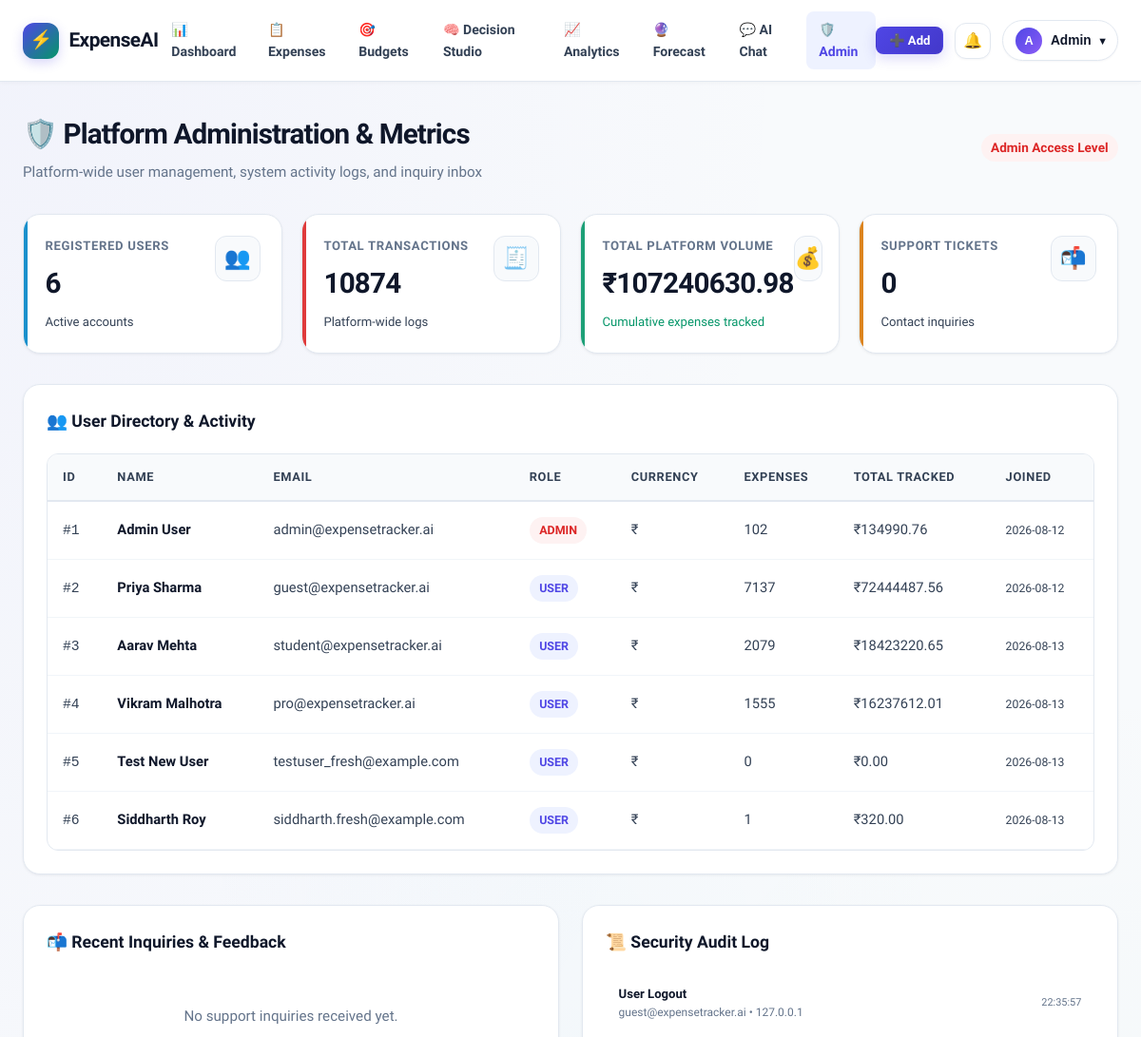
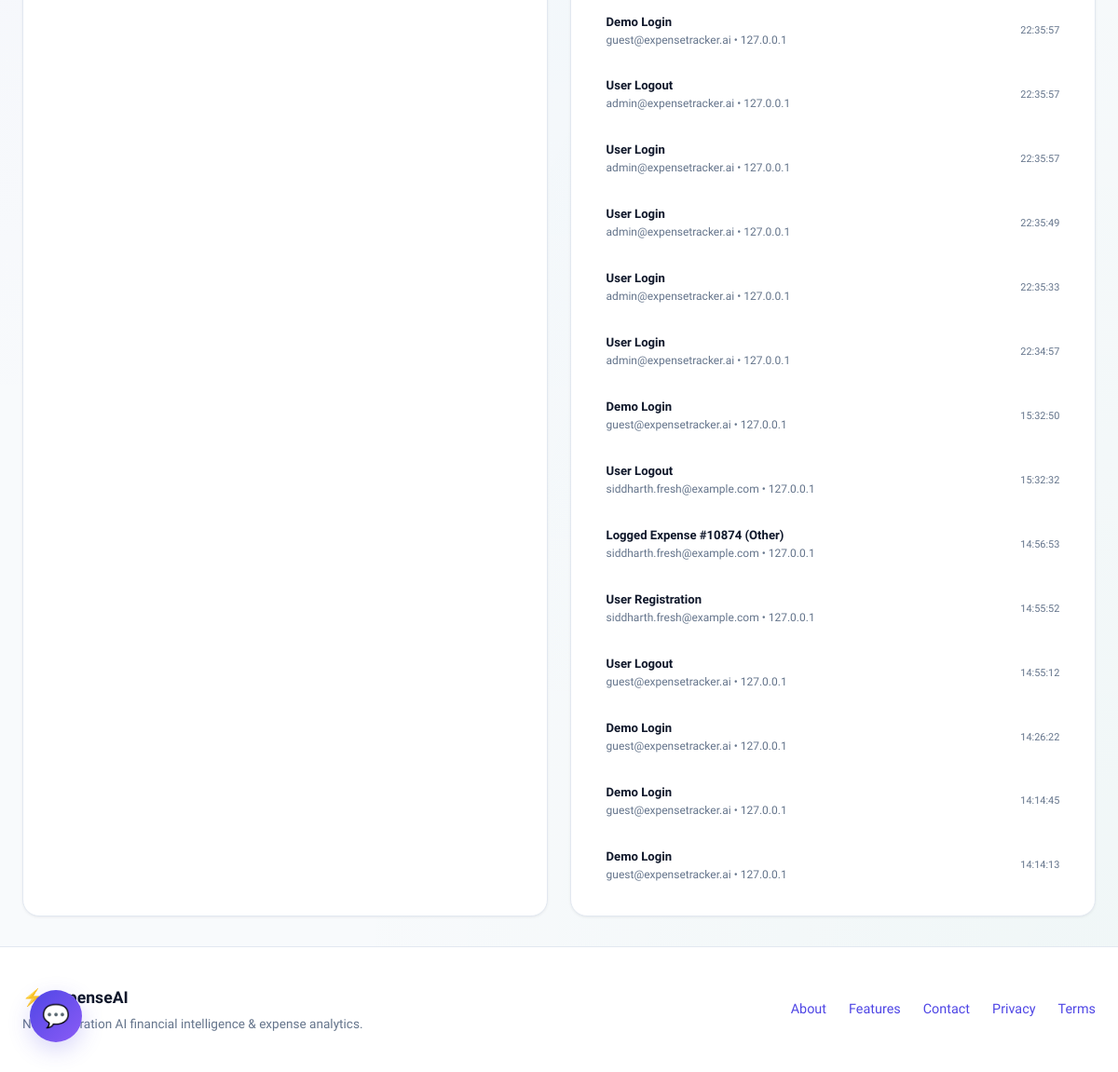
The page /admin (signed in) on the database its author committed (2 pictures, top to bottom).
### tables this page shows
CREATE TABLE users (
                    id INTEGER PRIMARY KEY AUTOINCREMENT,
                    name TEXT NOT NULL,
                    email TEXT UNIQUE NOT NULL,
                    password_hash TEXT NOT NULL,
                    role TEXT DEFAULT 'user',
                    currency TEXT DEFAULT '₹',
                    monthly_budget REAL DEFAULT 25000.0,
                    theme TEXT DEFAULT 'dark',
                    created_at TEXT NOT NULL
                , income REAL DEFAULT 50000.0, savings_goal REAL DEFAULT 100000.0, is_student_mode INTEGER DEFAULT 0, monthly_allowance REAL DEFAULT 15000.0);

CREATE TABLE audit_logs (
                    id INTEGER PRIMARY KEY AUTOINCREMENT,
                    user_id INTEGER,
                    user_email TEXT,
                    action TEXT NOT NULL,
                    ip_address TEXT DEFAULT '127.0.0.1',
                    created_at TEXT NOT NULL
                );

### app.py (the view)
@app.route("/admin")
@admin_required
def admin_page():
    metrics = db.get_admin_metrics()
    return render_template("admin.html", title="Admin Dashboard", admin_metrics=metrics)

### app.py (called while the page is built)
def admin_required(view):
    @functools.wraps(view)
    def wrapped_view(**kwargs):
        if "user_id" not in session or session.get("user_role") != "admin":
            flash("Administrator access required for this area.", "danger")
            return redirect(url_for("dashboard"))
        return view(**kwargs)
    return wrapped_view

@app.context_processor
def inject_global_context():
    unread_count = 0
    curr_symbol = session.get("user_currency", "₹")
    if "user_id" in session:
        unread_count = db.count_unread_notifications(session["user_id"])
    return {
        "unread_notifs_count": unread_count,
        "today_date": date.today().isoformat(),
        "cat_meta": CATEGORY_METADATA,
        "currency": curr_symbol,
    }

### db.py (called while the page is built)
    def _get_connection(self) -> sqlite3.Connection:
        conn = sqlite3.connect(self.db_path)
        conn.row_factory = sqlite3.Row
        return conn

    def list_all_users(self) -> List[Dict]:
        with self._get_connection() as conn:
            rows = conn.execute(
                """
                SELECT u.id, u.name, u.email, u.role, u.currency, u.monthly_budget, u.income, u.created_at,
                       COUNT(e.id) as expense_count,
                       COALESCE(SUM(e.amount), 0) as total_spent
                FROM users u
                LEFT JOIN expenses e ON u.id = e.user_id
                GROUP BY u.id
                ORDER BY u.id ASC
                """
            ).fetchall()
            return [dict(row) for row in rows]

    def count_unread_notifications(self, user_id: int) -> int:
        with self._get_connection() as conn:
            row = conn.execute("SELECT COUNT(*) as c FROM notifications WHERE user_id = ? AND is_read = 0", (user_id,)).fetchone()
            return int(row["c"]) if row else 0

    def list_contact_messages(self, limit: int = 50) -> List[Dict]:
        with self._get_connection() as conn:
            rows = conn.execute("SELECT * FROM contact_messages ORDER BY id DESC LIMIT ?", (limit,)).fetchall()
            return [dict(r) for r in rows]

### templates/admin.html
{% extends "base.html" %}
{% block content %}
<div class="admin-view">
    <div class="page-header">
        <div>
            <h1 class="page-title">
                <span>🛡️ Platform Administration & Metrics</span>
            </h1>
            <p class="page-subtitle">Platform-wide user management, system activity logs, and inquiry inbox</p>
        </div>
        <span class="badge" style="background: var(--danger-light); color: var(--danger); font-size: 0.85rem;">
            Admin Access Level
        </span>
    </div>
    <div class="kpi-grid">
        <div class="kpi-card accent-cyan">
            <div>
                <div class="kpi-label">Registered Users</div>
                <div class="kpi-value">{{ admin_metrics.total_users }}</div>
                <div class="kpi-subtext">Active accounts</div>
            </div>
            <div class="kpi-icon-box" style="color: var(--info);">👥</div>
        </div>
        <div class="kpi-card accent-rose">
            <div>
                <div class="kpi-label">Total Transactions</div>
                <div class="kpi-value">{{ admin_metrics.total_expenses_count }}</div>
                <div class="kpi-subtext">Platform-wide logs</div>
            </div>
            <div class="kpi-icon-box" style="color: var(--danger);">🧾</div>
        </div>
        <div class="kpi-card accent-emerald">
            <div>
                <div class="kpi-label">Total Platform Volume</div>
                <div class="kpi-value">{{ currency }}{{ "%.2f"|format(admin_metrics.total_platform_spend) }}</div>
                <div class="kpi-subtext" style="color: var(--accent);">Cumulative expenses tracked</div>
            </div>
            <div class="kpi-icon-box" style="color: var(--accent);">💰</div>
        </div>
        <div class="kpi-card accent-amber">
            <div>
                <div class="kpi-label">Support Tickets</div>
                <div class="kpi-value">{{ admin_metrics.total_messages }}</div>
                <div class="kpi-subtext">Contact inquiries</div>
            </div>
            <div class="kpi-icon-box" style="color: var(--warning);">📬</div>
        </div>
    </div>
    <div class="card" style="margin-bottom: 2rem;">
        <div class="card-header">
            <h3 class="card-title">👥 User Directory & Activity</h3>
        </div>
        <div class="table-responsive">
            <table class="table">
                <thead>
                    <tr>
                        <th>ID</th>
                        <th>Name</th>
                        <th>Email</th>
                        <th>Role</th>
                        <th>Currency</th>
                        <th>Expenses</th>
                        <th>Total Tracked</th>
                        <th>Joined</th>
                    </tr>
                </thead>
                <tbody>
                    {% for u in admin_metrics.users %}
                    <tr>
                        <td><code>#{{ u.id }}</code></td>
                        <td><strong style="color: var(--text-primary);">{{ u.name }}</strong></td>
                        <td>{{ u.email }}</td>
                        <td>
                            <span class="badge" style="background: {% if u.role == 'admin' %}var(--danger-light); color: var(--danger){% else %}var(--primary-light); color: var(--primary){% endif %};">
                                {{ u.role.upper() }}
                            </span>
                        </td>
                        <td>{{ u.currency }}</td>
                        <td>{{ u.expense_count }}</td>
                        <td>{{ u.currency }}{{ "%.2f"|format(u.total_spent) }}</td>
                        <td><small>{{ u.created_at[:10] }}</small></td>
                    </tr>
                    {% endfor %}
                </tbody>
            </table>
        </div>
    </div>
    <div style="display: grid; grid-template-columns: 1fr 1fr; gap: 1.5rem;">
        <div class="card">
            <div class="card-header">
                <h3 class="card-title">📬 Recent Inquiries & Feedback</h3>
            </div>
            {% if admin_metrics.messages %}
            <div style="display: flex; flex-direction: column; gap: 1rem;">
                {% for msg in admin_metrics.messages %}
                <div style="padding: 1rem; background: var(--bg-surface); border: 1px solid var(--border-color); border-radius: var(--radius-md);">
                    <div style="display: flex; justify-content: space-between; margin-bottom: 0.25rem;">
                        <strong style="color: var(--text-primary);">{{ msg.name }}</strong>
                        <small style="color: var(--text-muted);">{{ msg.created_at[:10] }}</small>
                    </div>
                    <div style="font-size: 0.85rem; color: var(--primary); margin-bottom: 0.35rem;">{{ msg.subject }}</div>
                    <p style="font-size: 0.85rem; color: var(--text-secondary);">{{ msg.message }}</p>
                    <small style="color: var(--text-muted); font-size: 0.78rem;">From: {{ msg.email }}</small>
                </div>
                {% endfor %}
            </div>
            {% else %}
            <div class="empty-state" style="padding: 2rem 0;">
                <p class="empty-desc">No support inquiries received yet.</p>
            </div>
            {% endif %}
        </div>
        <div class="card">
            <div class="card-header">
                <h3 class="card-title">📜 Security Audit Log</h3>
            </div>
            {% if admin_metrics.recent_logs %}
            <div style="display: flex; flex-direction: column; gap: 0.6rem;">
                {% for log in admin_metrics.recent_logs %}
                <div style="display: flex; justify-content: space-between; align-items: center; padding: 0.6rem 0.85rem; background: var(--bg-surface); border-radius: var(--radius-sm); font-size: 0.82rem;">
                    <div>
                        <span style="color: var(--text-primary); font-weight: 600;">{{ log.action }}</span>
                        <div style="color: var(--text-muted); font-size: 0.75rem;">{{ log.user_email or 'System' }} • {{ log.ip_address }}</div>
                    </div>
                    <small style="color: var(--text-muted);">{{ log.created_at[11:19] }}</small>
                </div>
                {% endfor %}
            </div>
            {% else %}
            <div class="empty-state" style="padding: 2rem 0;">
                <p class="empty-desc">No system audit events recorded.</p>
            </div>
            {% endif %}
        </div>
    </div>
</div>
{% endblock %}

### templates/base.html (shortened to what this page needs)
<!DOCTYPE html>
<html lang="en" data-theme="light">
<head>
    <link rel="stylesheet" href="{{ url_for('static', filename='styles.css') }}">
</head>
<body>
    <nav class="navbar">
        <div class="nav-container">
            <a href="{{ url_for('index') if session.get('user_id') else url_for('landing') }}" class="brand">
                <div class="brand-icon">⚡</div>
                <span>ExpenseAI</span>
            </a>
            {% if session.get('user_id') %}
            <ul class="nav-links">
                <li><a href="{{ url_for('dashboard') }}" class="nav-link {% if request.endpoint == 'dashboard' %}active{% endif %}">📊 Dashboard</a></li>
                <li><a href="{{ url_for('list_expenses') }}" class="nav-link {% if request.endpoint == 'list_expenses' %}active{% endif %}">📋 Expenses</a></li>
                <li><a href="{{ url_for('budgets_page') }}" class="nav-link {% if request.endpoint == 'budgets_page' %}active{% endif %}">🎯 Budgets</a></li>
                <li><a href="{{ url_for('decision_studio_page') }}" class="nav-link {% if request.endpoint == 'decision_studio_page' %}active{% endif %}">🧠 Decision Studio</a></li>
                <li><a href="{{ url_for('analytics_page') }}" class="nav-link {% if request.endpoint == 'analytics_page' %}active{% endif %}">📈 Analytics</a></li>
                <li><a href="{{ url_for('predict_page') }}" class="nav-link {% if request.endpoint == 'predict_page' %}active{% endif %}">🔮 Forecast</a></li>
                <li><a href="{{ url_for('chat_page') }}" class="nav-link {% if request.endpoint == 'chat_page' %}active{% endif %}">💬 AI Chat</a></li>
                {% if session.get('user_role') == 'admin' %}
                <li><a href="{{ url_for('admin_page') }}" class="nav-link {% if request.endpoint == 'admin_page' %}active{% endif %}">🛡️ Admin</a></li>
                {% endif %}
            </ul>
            {% endif %}
            <div class="nav-actions">
                {% if session.get('user_id') %}
                <button class="btn btn-primary btn-sm" data-open-modal="quickAddModal">
                    <span>➕ Add</span>
                </button>
                <a href="{{ url_for('notifications_page') }}" class="btn-icon" title="Notifications" style="position: relative;">
                    🔔
                </a>
                <div class="user-dropdown">
                    <button id="userMenuBtn" class="user-btn">
                        <div class="user-avatar">{{ (session.get('user_name', 'U'))[:1].upper() }}</div>
                        <span>{{ (session.get('user_name', 'User')).split(' ')[0] }}</span>
                        <small>▾</small>
                    </button>
                </div>
                {% else %}
                <a href="{{ url_for('login') }}" class="btn btn-secondary btn-sm">Log In</a>
                <a href="{{ url_for('signup') }}" class="btn btn-primary btn-sm">Get Started</a>
                {% endif %}
            </div>
        </div>
    </nav>
    <main class="container">
        {% block content %}{% endblock %}
    </main>
    {% if session.get('user_id') %}
    <button id="floatingChatBtn" class="floating-chat-btn" title="Ask AI Financial Assistant">💬</button>
    {% endif %}
    <footer class="footer">
        <div class="footer-container">
            <div>
                <div style="display: flex; align-items: center; gap: 0.5rem; font-weight: 800; font-size: 1.1rem; color: var(--text-primary); margin-bottom: 0.25rem;">
                    <span style="color: var(--primary);">⚡</span> ExpenseAI
                </div>
                <p style="color: var(--text-muted); font-size: 0.85rem;">Next-generation AI financial intelligence & expense analytics.</p>
            </div>
            <ul class="footer-links">
                <li><a href="{{ url_for('about_page') }}">About</a></li>
                <li><a href="{{ url_for('features_page') }}">Features</a></li>
                <li><a href="{{ url_for('contact_page') }}">Contact</a></li>
                <li><a href="{{ url_for('privacy_page') }}">Privacy</a></li>
                <li><a href="{{ url_for('terms_page') }}">Terms</a></li>
            </ul>
        </div>
    </footer>
</body>
</html>

### rows shown on the page
users: role "Admin", id "1", name "Admin User", email "admin@expensetracker.ai", role "ADMIN", currency "₹", expense_count "102", total_spent "134990.76", created_at "2026-08-12"
users: id "2", name "Priya Sharma", email "guest@expensetracker.ai", role "USER", currency "₹", expense_count "7137", total_spent "72444487.56", created_at "2026-08-12"
users: id "3", name "Aarav Mehta", email "student@expensetracker.ai", role "USER", currency "₹", expense_count "2079", total_spent "18423220.65", created_at "2026-08-13"
users: id "4", name "Vikram Malhotra", email "pro@expensetracker.ai", role "USER", currency "₹", expense_count "1555", total_spent "16237612.01", created_at "2026-08-13"
users: id "5", name "Test New User", email "testuser_fresh@example.com", role "USER", currency "₹", expense_count "0", total_spent "0.00", created_at "2026-08-13"
users: id "6", name "Siddharth Roy", email "siddharth.fresh@example.com", role "USER", currency "₹", expense_count "1", total_spent "320.00", created_at "2026-08-13"
audit_logs: action "User Logout", user_email "guest@expensetracker.ai", ip_address "127.0.0.1", created_at "22:35:57"
audit_logs: action "Demo Login", user_email "guest@expensetracker.ai", ip_address "127.0.0.1", created_at "22:35:57"
audit_logs: action "User Logout", user_email "admin@expensetracker.ai", ip_address "127.0.0.1", created_at "22:35:57"
audit_logs: action "User Login", user_email "admin@expensetracker.ai", ip_address "127.0.0.1", created_at "22:35:57"
audit_logs: action "User Login", user_email "admin@expensetracker.ai", ip_address "127.0.0.1", created_at "22:35:49"
audit_logs: action "User Login", user_email "admin@expensetracker.ai", ip_address "127.0.0.1", created_at "22:35:33"
audit_logs: action "User Login", user_email "admin@expensetracker.ai", ip_address "127.0.0.1", created_at "22:34:57"
audit_logs: action "Demo Login", user_email "guest@expensetracker.ai", ip_address "127.0.0.1", created_at "15:32:50"
audit_logs: action "User Logout", user_email "siddharth.fresh@example.com", ip_address "127.0.0.1", created_at "15:32:32"
audit_logs: action "Logged Expense #10874 (Other)", user_email "siddharth.fresh@example.com", ip_address "127.0.0.1", created_at "14:56:53"
audit_logs: action "User Registration", user_email "siddharth.fresh@example.com", ip_address "127.0.0.1", created_at "14:55:52"
audit_logs: action "User Logout", user_email "guest@expensetracker.ai", ip_address "127.0.0.1", created_at "14:55:12"
audit_logs: action "Demo Login", user_email "guest@expensetracker.ai", ip_address "127.0.0.1", created_at "14:26:22"
audit_logs: action "Demo Login", user_email "guest@expensetracker.ai", ip_address "127.0.0.1", created_at "14:14:45"
audit_logs: action "Demo Login", user_email "guest@expensetracker.ai", ip_address "127.0.0.1", created_at "14:14:13"

### other values the page prints
{{ (session.get('user_name', 'U'))[:1].upper() }} "A"
{{ admin_metrics.total_users }} "6"
{{ admin_metrics.total_expenses_count }} "10874"
{{ currency }} "₹"
{{ "%.2f"|format(admin_metrics.total_platform_spend) }} "107240630.98"
{{ admin_metrics.total_messages }} "0"
